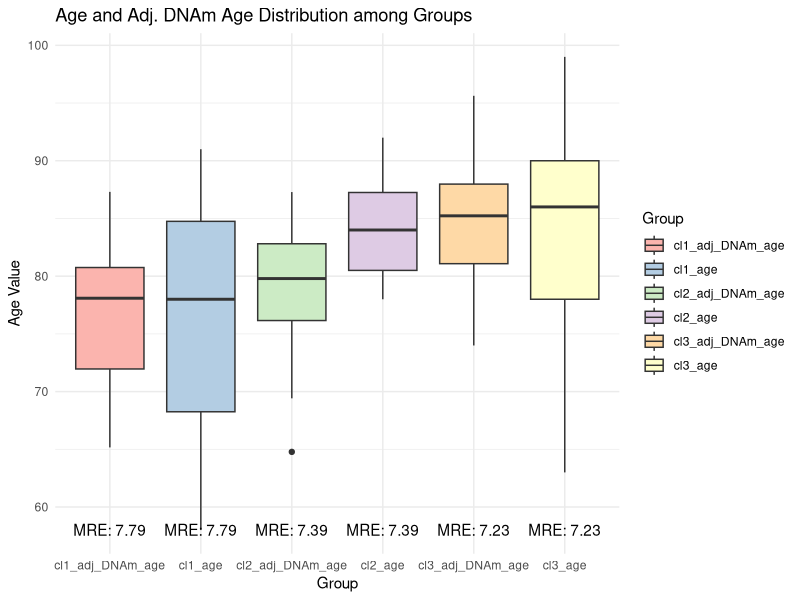

Reproduce this figure in R.
# Load necessary libraries
library(tidyverse)

# Create example data
data <- read.csv("DNAm_age3_300.csv")
colnames(data) <- c('group', 'age', 'adj_DNAm_age', 'adj_RE')


# Assuming your data is in a dataframe called 'data'
# The columns are 'group', 'age', 'adj_DNAm_age', 'adj_RE'

# Reshape data to long format
long_data <- data %>%
  gather(key = "Age_type", value = "Value", age, adj_DNAm_age) %>%
  unite(Group, group, Age_type, sep = "_")

# Calculate mean relative error (MRE) for each group
mre_data <- data %>%
  gather(key = "Age_type", value = "Value", age, adj_DNAm_age) %>%
  gather(key = "RE_type", value = "RE_value", adj_RE) %>%
  unite(Group, group, Age_type, sep = "_") %>%
  group_by(Group) %>%
  summarize(MRE = mean(RE_value))

# Create a whisker plot (box plot) using ggplot2
age_whisker_plot <- ggplot(long_data, aes(x = Group, y = Value, fill = Group)) +
  geom_boxplot() +
  geom_text(data = mre_data, aes(x = Group, y = -Inf, label = paste("MRE:", round(MRE, 2))), vjust = -1.5) +
  theme_minimal() +
  labs(title = "Age and Adj. DNAm Age Distribution among Groups",
       x = "Group",
       y = "Age Value",
       fill = "Group") +
  scale_fill_brewer(palette = "Pastel1")

# Display the plot
print(age_whisker_plot)

